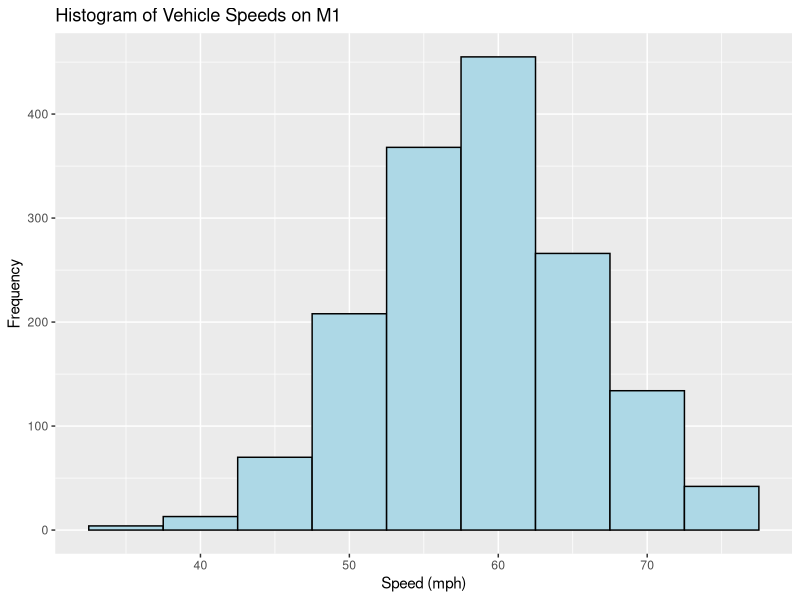
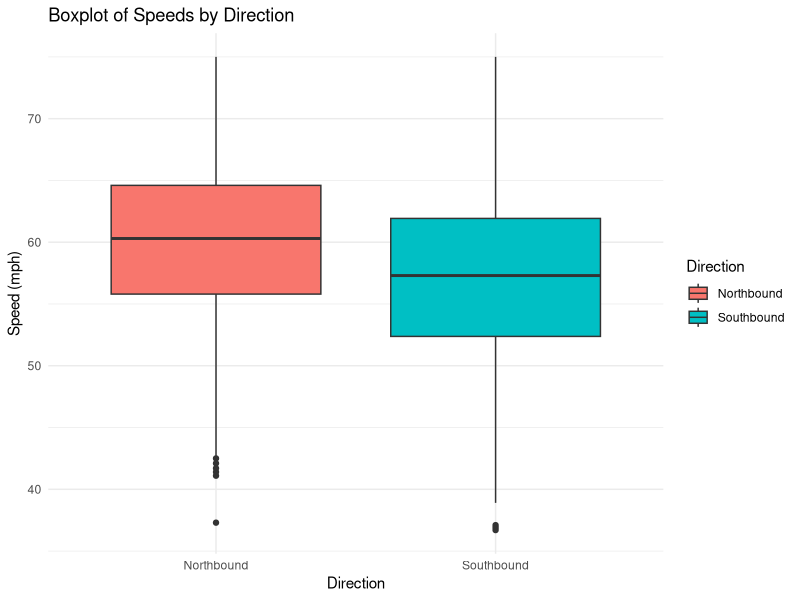
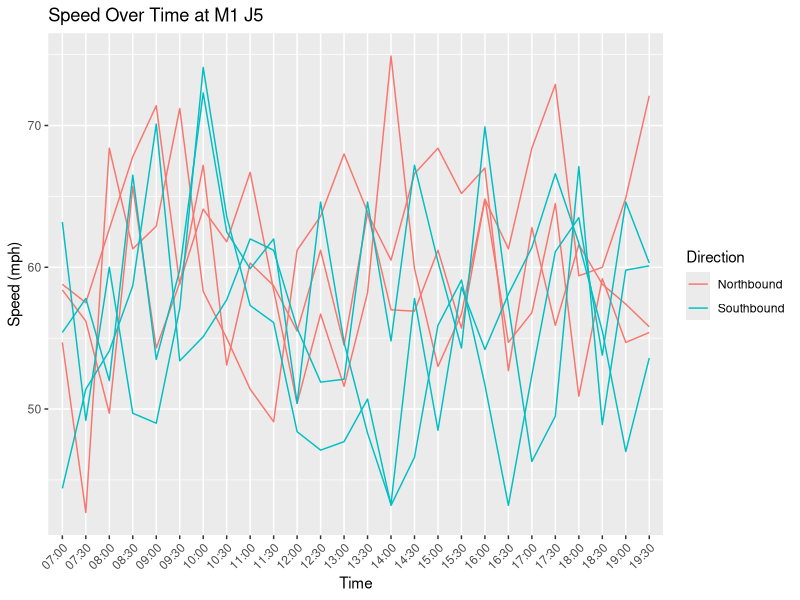

The R script that drew these images, in order:
install.packages("ggplot2")
install.packages("dplyr")
# Loading required libraries
library(ggplot2)
library(dplyr)

# Reading the CSV file
speed_data <- read.csv("m1_speeds.csv", check.names = TRUE)

# Checking actual column names
print(colnames(speed_data))

# Renaming 'Speed...(mph)' column to 'Speed' 
names(speed_data)[grepl("Speed", names(speed_data))] <- "Speed"

# Ensuring Direction is a factor
speed_data$Direction <- as.factor(speed_data$Direction)

# Structure of data
str(speed_data)

# Summary statistics overall
summary(speed_data$Speed)

# Summary by direction
summary_by_direction <- speed_data %>%
  group_by(Direction) %>%
  summarise(
    Mean_Speed = mean(Speed),
    Median_Speed = median(Speed),
    SD_Speed = sd(Speed),
    Count = n()
  )
print(summary_by_direction)

# Histogram of all speeds
ggplot(speed_data, aes(x = Speed)) +
  geom_histogram(binwidth = 5, fill = "lightblue", color = "black") +
  labs(title = "Histogram of Vehicle Speeds on M1", x = "Speed (mph)", y = "Frequency")

# Boxplot of speeds by direction
ggplot(speed_data, aes(x = Direction, y = Speed, fill = Direction)) +
  geom_boxplot() +
  labs(title = "Boxplot of Speeds by Direction", x = "Direction", y = "Speed (mph)") +
  theme_minimal()

# Performing t-test between directions
t_test_result <- t.test(Speed ~ Direction, data = speed_data)
print(t_test_result)

# Line plot for one sample location (e.g., M1 J5)
ggplot(filter(speed_data, Location == "M1 J5"), aes(x = Time, y = Speed, color = Direction)) +
  geom_line(aes(group = interaction(Date, Direction))) +
  labs(title = "Speed Over Time at M1 J5", x = "Time", y = "Speed (mph)") +
  theme(axis.text.x = element_text(angle = 45, hjust = 1))


